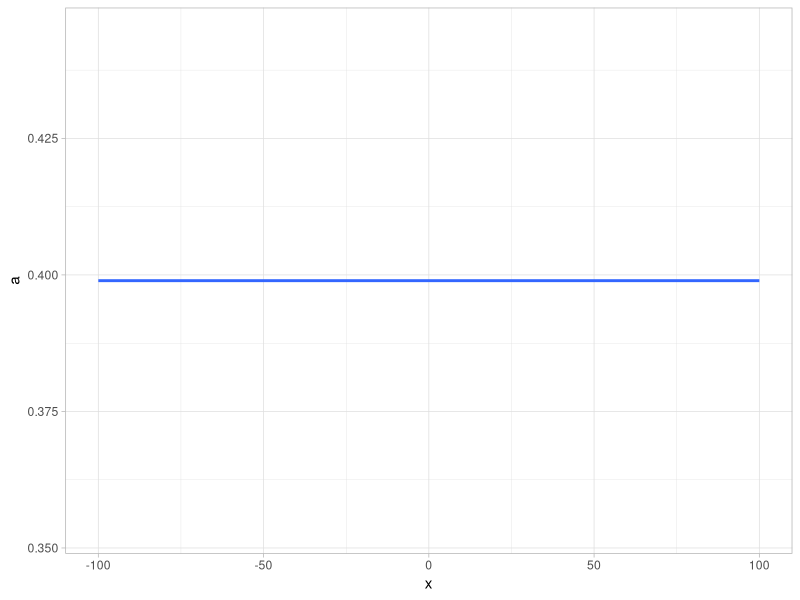
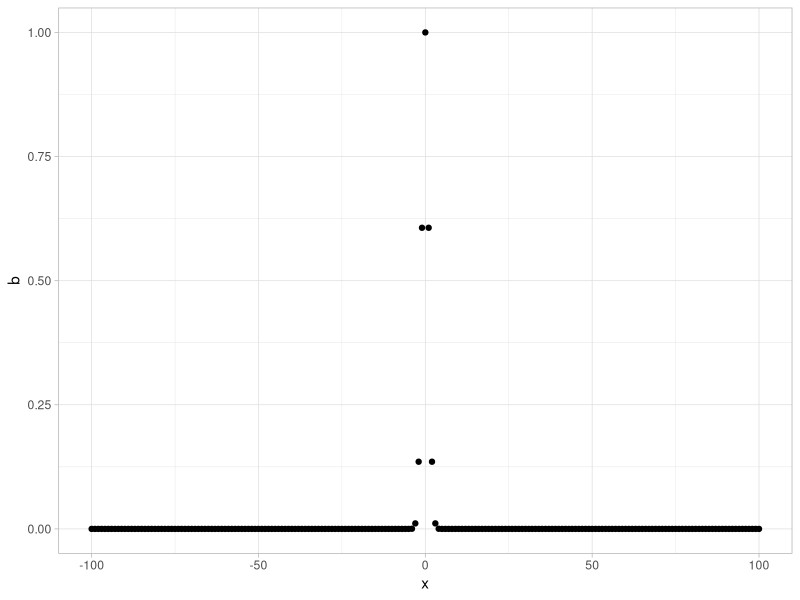
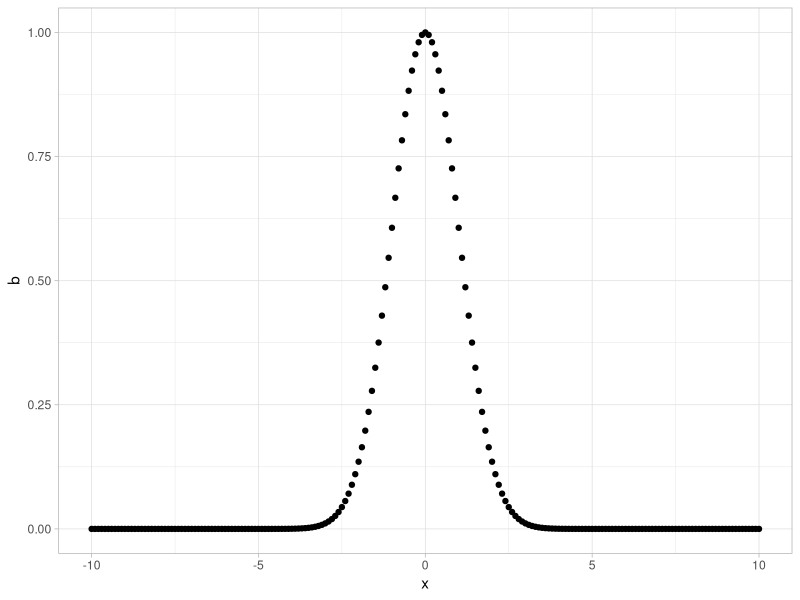
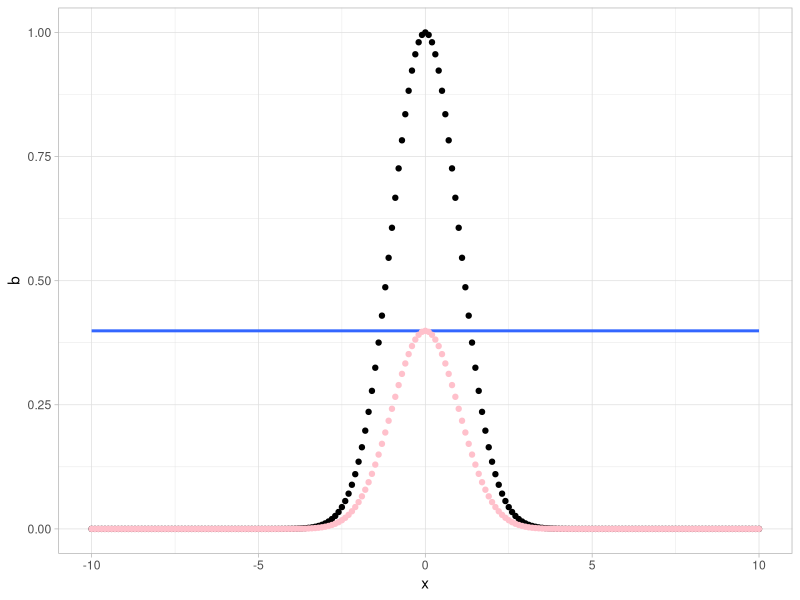
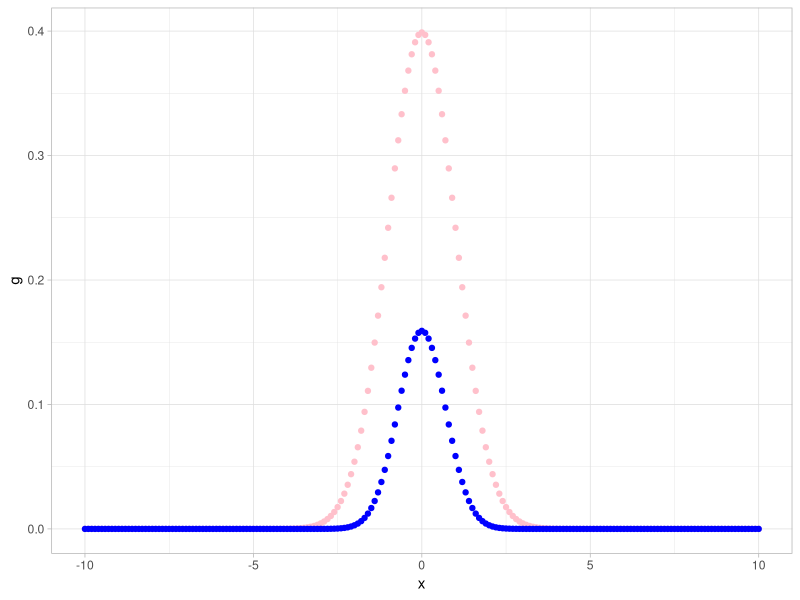
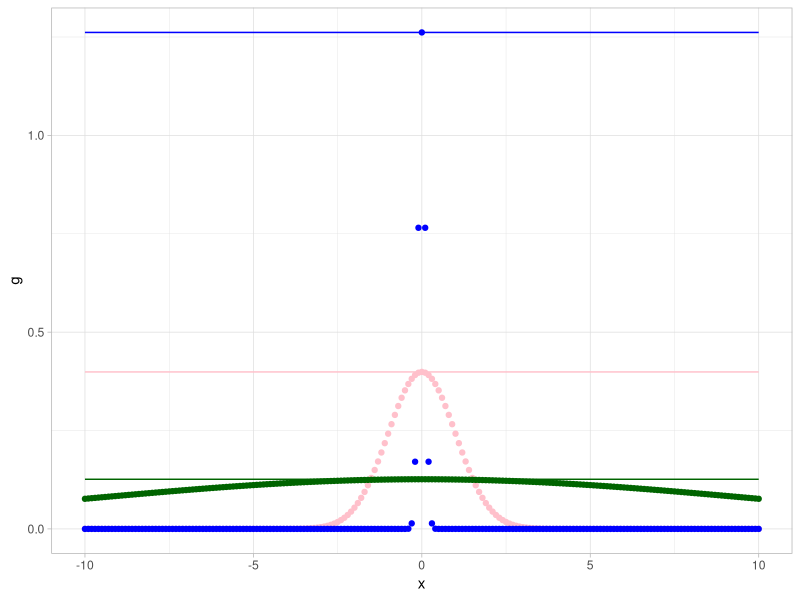

The R source for these figures, in order:
## ---- chunk 1
x <- -100:100

fa <- function(x = NULL, sigma = 1, mu = 0) {
  1 / (sqrt(2 * pi * sigma))
}

# Plot
library(tidyverse)

d <- data.frame(x, a = sapply(x, fa))

ggplot(d, aes(x, a)) + geom_smooth() + theme_light()

## ---- chunk 2
fb <- function(x, sigma = 1, mu = 0) {
  exponent <- (x - mu) ^ 2 / (2 * sigma ^ 2)
  exp(1) ^ -exponent
}

d$b <- sapply(x, fb)

ggplot(d, aes(x, b)) + geom_point() + theme_light()

## ---- chunk 3

x <- seq(-10, 10, 0.1)
d <- data.frame(x, a = sapply(x, fa), b = sapply(x, fb))

ggplot(d, aes(x, b)) + geom_point() + theme_light()

## ---- chunk 4
fg <- function(x, sigma = 1, mu = 0) {
  fa(x, sigma, mu) * fb(x, sigma, mu)
}

d$g <- sapply(d$x, fg)

ggplot(d) + 
  geom_point(aes(x, b)) + 
  geom_smooth(aes(x, a)) + 
  geom_point(aes(x, g), color = "pink") +
  theme_light()

## ---- chunk 5

d$g2 <- sapply(x, function(x) fg(x) * fg(x))

ggplot(d) + 
  geom_point(aes(x, g), color = "pink") +
  geom_point(aes(x, g2), color = "blue") +
  theme_light()
## ---- chunk 6
d$sigLow <- sapply(d$x, fg, sigma = 0.1)
d$sigHigh <- sapply(d$x, fg, sigma = 10)

ggplot(d) + 
  geom_point(aes(x, g), color = "pink") +
  geom_line(aes(x, a), color = "pink") +
  geom_point(aes(x, sigLow), color = "blue") +
  geom_line(aes(x, fa(x, sigma = 0.1)), color = "blue") +
  geom_point(aes(x, sigHigh), color = "darkgreen") +
  geom_line(aes(x, fa(x, sigma = 10)), color = "darkgreen") +
  theme_light()

